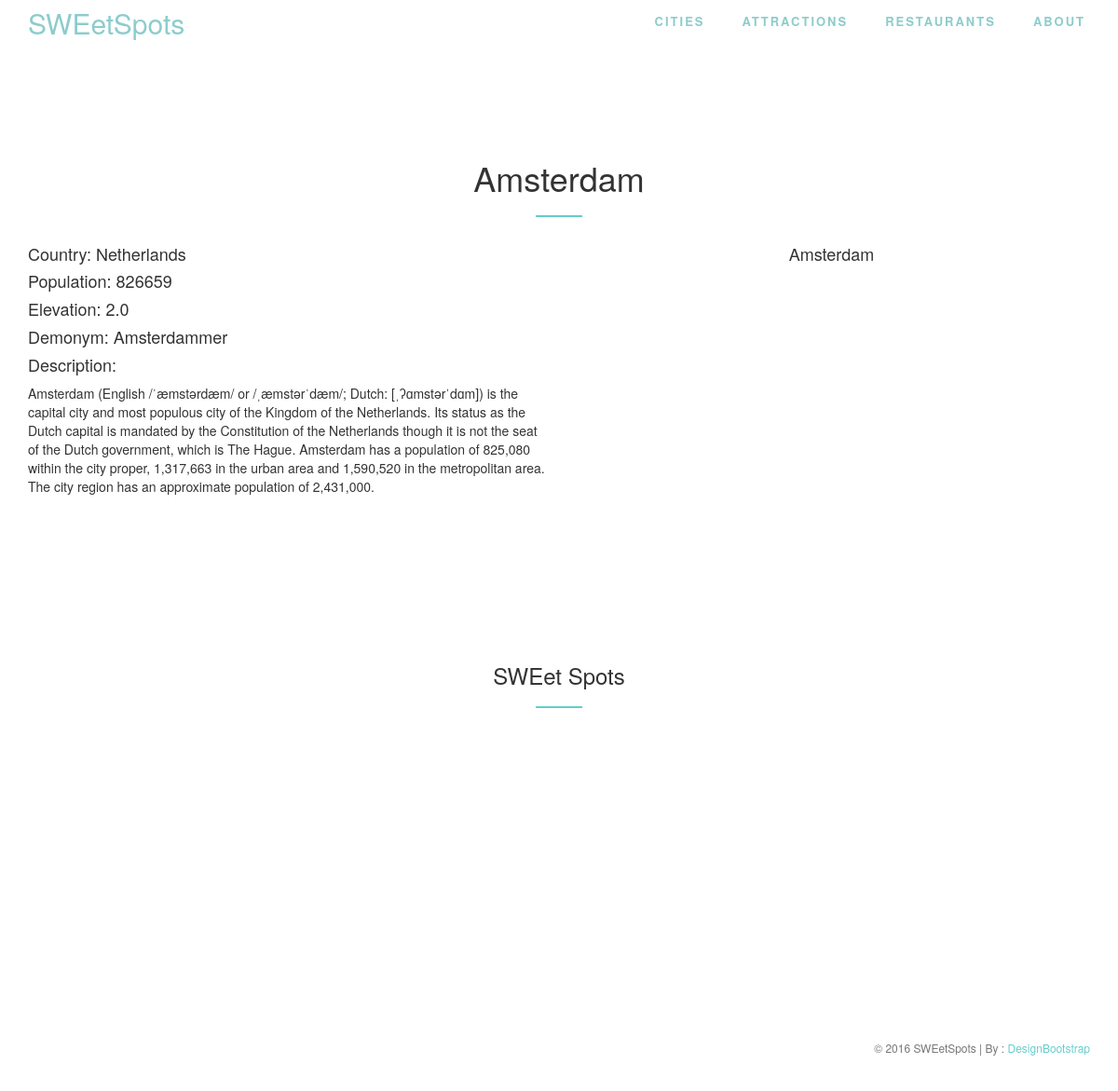
The page /cities/1 on the database its author committed.
### models.py (models this page shows)
class City(Base):
    __tablename__ = 'city'
    id = Column(Integer, primary_key=True)
    name = Column(String(80), nullable=False)
    population = Column(Integer, nullable=False)
    country = Column(String(80), nullable=False)
    demonym = Column(String(80), nullable=False)
    elevation = Column(Float, nullable=False)
    description = Column(String(255), nullable=False)
    image = Column(String(255), nullable=False)

### app.py (the view)
@app.route('/cities/<int:city_id>')
def city_detail(city_id):
	city = dbops.db_read(City, city_id)
	print("reading city id in  correctly")
	Attractions =dbops.db_read_city_spots(Attraction, city_id)
	Restaurants =dbops.db_read_city_spots(Restaurant, city_id)
	print("reading other shit in  correctly")
	return render_template( 'city.html',city =city, Attractions =Attractions, Restaurants = Restaurants)

### dbops.py (called while the page is built)
def db_read(type, id):
	return session.query(type).filter_by(id=id).one()

def db_read_city_spots(type, city_id):
	return session.query(type).filter_by(city_id = city_id)

### templates/city.html (shortened to what this page needs)
{% extends "layout.html" %}
{% block navbartype %} "menu-section" {% endblock %}
{% block body %}
<section id="grid" >
    <div class="container">
        <div class="row text-center header animate-in" data-anim-type="fade-in-up">
            <div class="col-xs-12 col-sm-12 col-md-12 col-lg-12">
                <h1>{{ city.name }}</h1>
                <hr />
            </div>
        </div>
        <div class="row pad-bottom animate-in" data-anim-type="fade-in-up">
            <div class="col-xs-12 col-sm-6 col-md-6 col-lg-6">
                <h4>Country: {{ city.country }}</h4>
                <h4>Population: {{ city.population }}</h4>
                <h4>Elevation: {{ city.elevation }}</h4>
                <h4>Demonym: {{ city.demonym }}</h4>
                <h4>Description:</h4>
                <p>
                    {{ city.description }}
                </p>
            </div>
            <div class="col-xs-12 col-sm-6 col-md-6 col-lg-6">
                <div class="work-wrapper">
                <h4><center>{{ city.name }}</center></h4>
                </div>
            </div>
        </div>
    </div>
</section>
    <section id="work">
        <div class="container">
            <div class="row text-center header animate-in" data-anim-type="fade-in-up">
                <div class="col-xs-12 col-sm-12 col-md-12 col-lg-12">
                    <h3>SWEet Spots</h3>
                    <hr />
                </div>
            </div>
        </section>
{% endblock %}

### static/assets/css/style.css (style rules this page uses)
html,body { margin: 0; padding: 0; height: 100%; width: 100%; }
section { padding-top: 80px; padding-bottom: 40px; }
.pad-bottom { padding-bottom: 30px; }
.header hr { width: 50px; border-top: 2px solid rgb(102, 204, 204); }

### rows shown on the page
City: name "Amsterdam", country "Netherlands", population "826659", elevation "2.0", demonym "Amsterdammer", description "Amsterdam (English /ˈæmstərdæm/ or /ˌæmstərˈdæm/; Dutch: [ˌʔɑmstərˈdɑm]) is the capital city and most populous city of the Kingdom of the Netherlands. Its status as the Dutch capital is mandated by the Constitution of the Netherlands though it is not the seat of the Dutch government, which is The Hague. Amsterdam has a population of 825,080 within the city proper, 1,317,663 in the urban area and 1,590,520 in the metropolitan area. The city region has an approximate population of 2,431,000."
